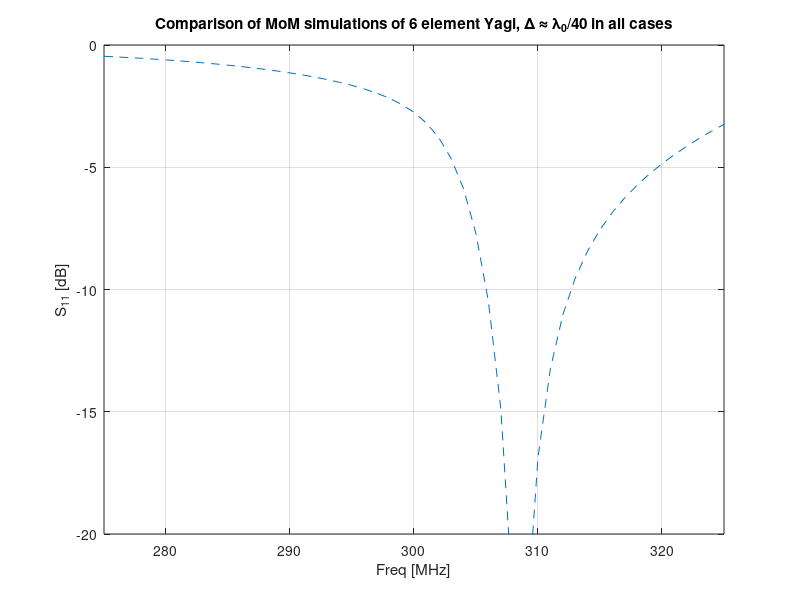

Write MATLAB code to recreate this figure.
% MoM code for thin wires, using collocation and
% piecewise sinusoisdal basis functions, to analyze a six-element Yagi antenna
% Developed from the original by David B Davidson in Aug 2011. This 
% application was suggested by Matthys M Botha.
% Geometry is hard-coded for the Yagi in [1,Section 5.3]
% Note: magnetic frill not currently implemented.

% Reference
% [1] D B Davidson, "Computational Electromagnetics for RF and Microwave
% Engineering", 2nd Edition, Cambridge Univ Press

clear;
clf;
c0= 2.997925e8; % m/s
N_seg=input('Enter number of segments per element (must be even): ');
if isempty(N_seg)
    N_seg = 20 % sensible default
end
N_freq = 51;
f_start = 275e6; %Start frequency in Hz
f_end   = 325e6; %Stop frequency in Hz
if N_freq > 1 % Avoid div by 0 error
    del_f   = (f_end - f_start)/(N_freq-1);
else
    del_f = 0 % Arbitrary value
end
L(1) = 0.482; % Reflector, all dimensions in wavelengths
L(2) = 0.475; % Driven element
L(3) = 0.428; % Director 1
L(4) = 0.420; % Director 2
L(5) = 0.420; % Director 3
L(6) = 0.428; % Director 4
x(1) = -0.2;  % Reflector position
x(2) = 0;     % Driven element assumed at x=0
x(3)  = 1*0.25;%
x(4)  = 2*0.25;%
x(5)  = 3*0.25;%
x(6)  = 4*0.25;%
% All wire radii the same
a     = 0.00425;
lambda_c = 1;
L = L*lambda_c; % Scale by wavelength
a = a*lambda_c;
b = 3.5*a % for a 75 ohm system.

dz = L/N_seg;

for l_freq=1:N_freq
    freq(l_freq) = f_start+del_f*(l_freq-1);
    lambda = c0/freq(l_freq);
    B = 2*pi/lambda; % This is beta.
    for m_elem=1:6 % loop over number of Yagi elements (tests)
        for n_elem=1:6 % loop over number of Yagi elements (sources)
            Bdz=B*dz(n_elem);
            N=N_seg-1; % Number of degrees of freedom on each wire is one less than segments.
            for m=1:N
                z_m = -L(m_elem)/2+m*dz(m_elem);
                x_m = x(m_elem);
                for n=1:N
                    z_np1 = -L(n_elem)/2+(n+1)*dz(n_elem);
                    z_n   = -L(n_elem)/2+n*dz(n_elem);
                    z_nm1 = -L(n_elem)/2+(n-1)*dz(n_elem);
                    x_n = x(n_elem);
                    
                    Rnp1 = sqrt((x_m-x_n+a)^2+(z_np1-z_m)^2); % Rn+1. Uses [1,Eq (4.30)] for z_n and z_m, with extensions for elements
                    Rn   = sqrt((x_m-x_n+a)^2+(z_n-z_m)^2);
                    Rnm1 = sqrt((x_m-x_n+a)^2+(z_nm1-z_m)^2);
                    A = exp(-1i*B*Rnp1)/Rnp1;
                    BB = exp (-1i*B*Rn)*sin(2*Bdz)/(Rn*sin(Bdz));
                    C = exp(-1i*B*Rnm1)/Rnm1;
                    Z((m_elem-1)*N+m,(n_elem-1)*N+n) = -1i*30*(A-BB+C)/sin(Bdz);
                end
            end
        end
    end
        
    % Delta gap feed model
    CentreSeg = ceil(N/2)+N; % located in middle of 2nd wire
    deltaZ=dz(2);
    for n = (1:6*N);
        V(n) = 0;
    end;
    V(CentreSeg) = -1/deltaZ;
    I_delta_gap = Z \ V';
    Zin_delta_gap(l_freq)=1/I_delta_gap(CentreSeg); %  this is the dipole impedance
end

% compute reflection coefficients in 50 Ohm system (magnitude, dB)
gamma_delta = 20*log10(abs((Zin_delta_gap-50)./(Zin_delta_gap+50)));

% yagi_data % load data computed using NEC2 and FEKO, as in [1,Fig 5.7]
plot(freq/1e6,gamma_delta,'--')
grid on
axis([275 325 -20 0])
xlabel('Freq [MHz]')
ylabel('S_{11} [dB]')
title('Comparison of MoM simulations of 6 element Yagi, \Delta \approx \lambda_0/40 in all cases')
%legend('FEKO','NEC2',['This code ',num2str(N_seg),' segments per wire'],0)
% legend('FEKO','NEC2','This code',0)
% print -deps yagi_cmp_s11
% print -dpng yagi_cmp_s11